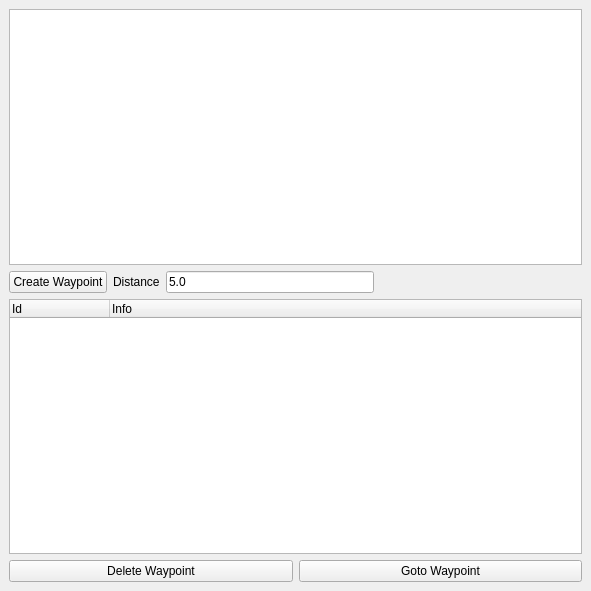
<?xml version="1.0" encoding="UTF-8"?>
<ui version="4.0">
 <class>WaypointBrowser</class>
 <widget class="QDockWidget" name="WaypointBrowser">
  <property name="geometry">
   <rect>
    <x>0</x>
    <y>0</y>
    <width>591</width>
    <height>591</height>
   </rect>
  </property>
  <property name="features">
   <set>QDockWidget::AllDockWidgetFeatures</set>
  </property>
  <property name="windowTitle">
   <string>Waypoint Browser</string>
  </property>
  <widget class="QWidget" name="dockWidgetContents">
   <layout class="QVBoxLayout" name="verticalLayout">
    <property name="sizeConstraint">
     <enum>QLayout::SetDefaultConstraint</enum>
    </property>
    <item>
     <widget class="QTreeWidget" name="mObjectTypeTree">
      <property name="alternatingRowColors">
       <bool>true</bool>
      </property>
      <property name="sortingEnabled">
       <bool>false</bool>
      </property>
      <property name="headerHidden">
       <bool>true</bool>
      </property>
      <column>
       <property name="text">
        <string notr="true">1</string>
       </property>
      </column>
     </widget>
    </item>
    <item>
     <layout class="QHBoxLayout" name="horizontalLayout_2">
      <item>
       <widget class="QPushButton" name="mBtnCreateWaypoint">
        <property name="text">
         <string>Create Waypoint</string>
        </property>
       </widget>
      </item>
      <item>
       <widget class="QLabel" name="mLblDistance">
        <property name="text">
         <string>Distance</string>
        </property>
       </widget>
      </item>
      <item>
       <widget class="QLineEdit" name="mDistanceEdit">
        <property name="text">
         <string>5.0</string>
        </property>
        <property name="maxLength">
         <number>10</number>
        </property>
       </widget>
      </item>
      <item>
       <spacer name="horizontalSpacer">
        <property name="orientation">
         <enum>Qt::Horizontal</enum>
        </property>
        <property name="sizeHint" stdset="0">
         <size>
          <width>40</width>
          <height>20</height>
         </size>
        </property>
       </spacer>
      </item>
     </layout>
    </item>
    <item>
     <widget class="QTreeWidget" name="mWaypointList">
      <property name="frameShadow">
       <enum>QFrame::Sunken</enum>
      </property>
      <property name="showDropIndicator" stdset="0">
       <bool>true</bool>
      </property>
      <property name="alternatingRowColors">
       <bool>true</bool>
      </property>
      <property name="rootIsDecorated">
       <bool>false</bool>
      </property>
      <property name="animated">
       <bool>true</bool>
      </property>
      <property name="columnCount">
       <number>2</number>
      </property>
      <attribute name="headerVisible">
       <bool>true</bool>
      </attribute>
      <attribute name="headerDefaultSectionSize">
       <number>100</number>
      </attribute>
      <attribute name="headerShowSortIndicator" stdset="0">
       <bool>false</bool>
      </attribute>
      <attribute name="headerDefaultSectionSize">
       <number>100</number>
      </attribute>
      <attribute name="headerVisible">
       <bool>true</bool>
      </attribute>
      <attribute name="headerShowSortIndicator" stdset="0">
       <bool>false</bool>
      </attribute>
      <column>
       <property name="text">
        <string>Id</string>
       </property>
      </column>
      <column>
       <property name="text">
        <string>Info</string>
       </property>
      </column>
     </widget>
    </item>
    <item>
     <layout class="QHBoxLayout" name="horizontalLayout">
      <item>
       <widget class="QPushButton" name="mBtnDeleteWaypoint">
        <property name="text">
         <string>Delete Waypoint</string>
        </property>
       </widget>
      </item>
      <item>
       <widget class="QPushButton" name="mBtnGotoWaypoint">
        <property name="text">
         <string>Goto Waypoint</string>
        </property>
       </widget>
      </item>
     </layout>
    </item>
   </layout>
  </widget>
 </widget>
 <resources/>
 <connections>
  <connection>
   <sender>mWaypointList</sender>
   <signal>itemDoubleClicked(QTreeWidgetItem*,int)</signal>
   <receiver>mBtnGotoWaypoint</receiver>
   <slot>click()</slot>
   <hints>
    <hint type="sourcelabel">
     <x>269</x>
     <y>323</y>
    </hint>
    <hint type="destinationlabel">
     <x>437</x>
     <y>562</y>
    </hint>
   </hints>
  </connection>
  <connection>
   <sender>mObjectTypeTree</sender>
   <signal>itemDoubleClicked(QTreeWidgetItem*,int)</signal>
   <receiver>mBtnCreateWaypoint</receiver>
   <slot>click()</slot>
   <hints>
    <hint type="sourcelabel">
     <x>295</x>
     <y>149</y>
    </hint>
    <hint type="destinationlabel">
     <x>83</x>
     <y>287</y>
    </hint>
   </hints>
  </connection>
 </connections>
</ui>
